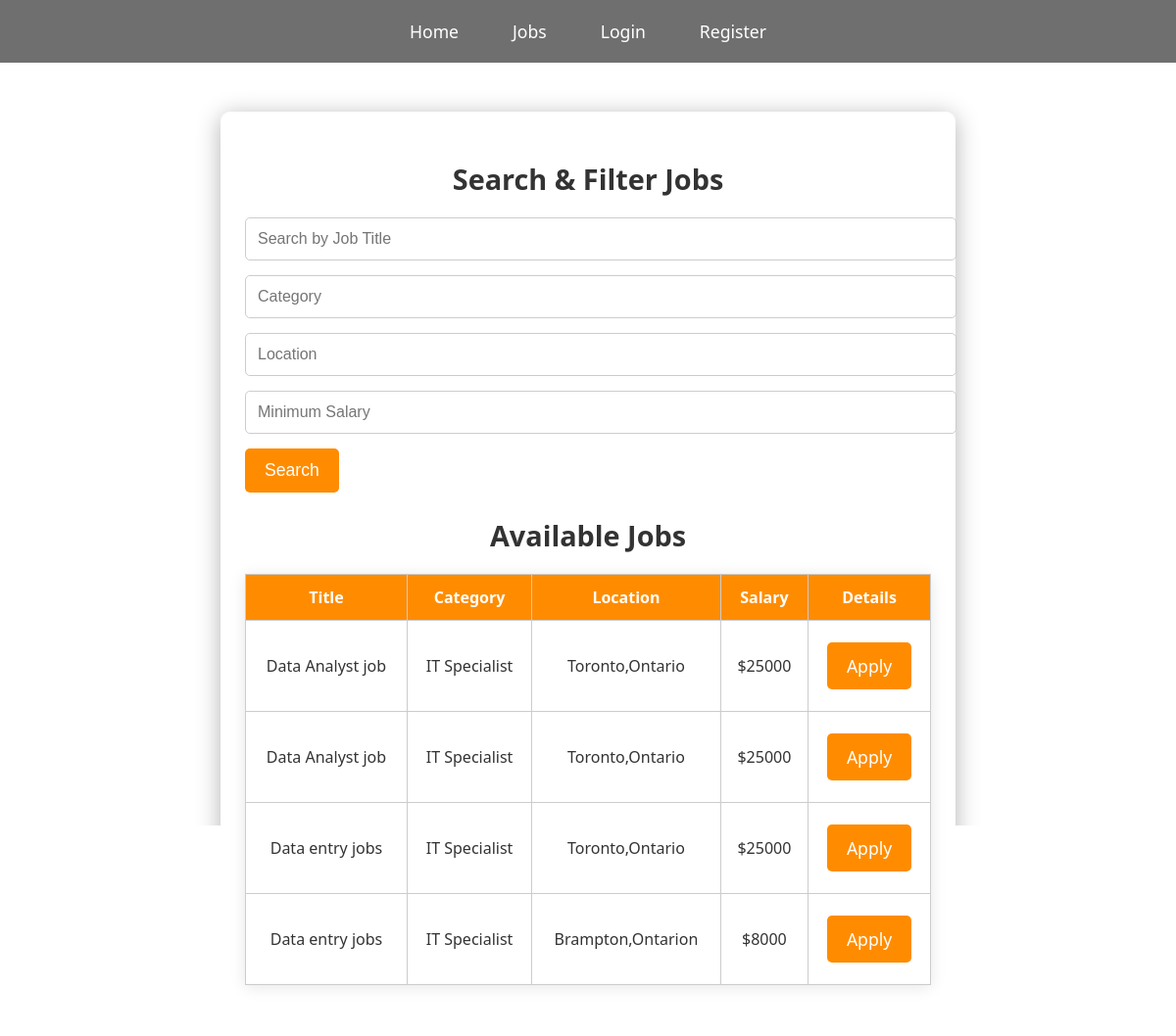
/jobs.php, run on the app's committed database.
### tables this page shows
CREATE TABLE `jobs` (
  `id` int(11) NOT NULL,
  `employer_id` int(11) NOT NULL,
  `title` varchar(255) NOT NULL,
  `description` text NOT NULL,
  `category` varchar(100) DEFAULT NULL,
  `location` varchar(255) DEFAULT NULL,
  `salary` varchar(50) DEFAULT NULL,
  `created_at` timestamp NOT NULL DEFAULT current_timestamp()
);

### includes/job_search.php (called while the page is built, shortened)
<?php
include $_SERVER['DOCUMENT_ROOT'] . '/Workly/db_connect.php';
$search_query = isset($_GET['search']) ? $_GET['search'] : '';
$category = isset($_GET['category']) ? $_GET['category'] : '';
$location = isset($_GET['location']) ? $_GET['location'] : '';
$salary = isset($_GET['salary']) ? $_GET['salary'] : '';
$sql = "SELECT * FROM jobs WHERE title LIKE ? AND category LIKE ? AND location LIKE ? AND salary >= ?";
$stmt = $conn->prepare($sql);
$search_param = "%$search_query%";
$category_param = "%$category%";
$location_param = "%$location%";
$salary_param = $salary ?: 0;
$stmt->bind_param("sssi", $search_param, $category_param, $location_param, $salary_param);
$stmt->execute();
$result = $stmt->get_result();
?>

### jobs.php (the view, shortened to what this page needs)
<!DOCTYPE html>
<html lang="en">
<head>
    <link rel="stylesheet" href="css/style.css">
</head>
<body>
    <?php include 'includes/header.php'; ?>
    <?php include 'includes/job_search.php'; ?>
    <div class="container">
        <h2>Search & Filter Jobs</h2>
        <form method="GET" action="jobs.php">
            <input type="text" name="search" placeholder="Search by Job Title" value="<?php echo htmlspecialchars($search_query); ?>">
            <input type="text" name="category" placeholder="Category" value="<?php echo htmlspecialchars($category); ?>">
            <input type="text" name="location" placeholder="Location" value="<?php echo htmlspecialchars($location); ?>">
            <input type="number" name="salary" placeholder="Minimum Salary" value="<?php echo htmlspecialchars($salary); ?>">
            <button type="submit">Search</button>
        </form>
        <h2>Available Jobs</h2>
        <?php if ($result->num_rows > 0): ?>
            <table>
                <tr>
                    <th>Title</th>
                    <th>Category</th>
                    <th>Location</th>
                    <th>Salary</th>
                    <th>Details</th>
                </tr>
                <?php while ($row = $result->fetch_assoc()): ?>
                    <tr>
                        <td><?php echo $row['title']; ?></td>
                        <td><?php echo $row['category']; ?></td>
                        <td><?php echo $row['location']; ?></td>
                        <td>$<?php echo $row['salary']; ?></td>
                        <td><a href="apply.php?job_id=<?php echo $row['id']; ?>" class="btn">Apply</a></td>
                    </tr>
                <?php endwhile; ?>
            </table>
        <?php else: ?>
            <p>No jobs found.</p>
        <?php endif; ?>
    </div>
</body>
</html>

### css/style.css (style rules this page uses)
body { font-family: 'Segoe UI', Tahoma, Geneva, Verdana, sans-serif; background: url('https://blogs.reading.ac.uk/careers/files/2021/10/Corporate-job.png') no-repeat center center fixed; background-size: cover; margin: 0; padding: 0; text-align: center; transition: background-color 0.3s ease; color: #333; }
.container { max-width: 700px; margin: 50px auto; background: rgba(255, 255, 255, 0.3); padding: 25px; border-radius: 10px; box-shadow: 0 4px 25px rgba(0, 0, 0, 0.3); backdrop-filter: blur(8px); transition: transform 0.3s ease-in-out; }
h1, h2 { color: #333; font-size: 1.8em; margin-bottom: 15px; transition: color 0.3s ease; }
form { display: flex; flex-direction: column; gap: 15px; margin-top: 20px; }
input, select, textarea { padding: 12px; width: 100%; border: 1px solid #ccc; border-radius: 5px; font-size: 1em; background-color: rgba(255, 255, 255, 0.5); transition: border-color 0.3s ease, box-shadow 0.3s ease; }
button { background-color: #FF8C00; color: white; border: none; padding: 12px 20px; font-size: 1.1em; cursor: pointer; border-radius: 5px; transition: background-color 0.3s ease; width: auto; align-self: flex-start; }
.btn { display: inline-block; background: #FF8C00; color: white; padding: 12px 20px; text-decoration: none; border-radius: 5px; margin: 10px 0; font-size: 1.1em; transition: background-color 0.3s ease; }
table { width: 100%; border-collapse: collapse; margin-top: 20px; box-shadow: 0 2px 15px rgba(0, 0, 0, 0.1); background-color: rgba(255, 255, 255, 0.4); border: none; backdrop-filter: blur(5px); }
table, th, td { border: 1px solid #ccc; }
th, td { padding: 12px; text-align: center; font-size: 1em; transition: background-color 0.3s ease; }
th { background-color: #FF8C00; color: white; }
td { background-color: rgba(255, 255, 255, 0.6); }

### data on the page
jobs: title "Data Analyst job", category "IT Specialist", location "Toronto,Ontario", salary "25000"
jobs: title "Data Analyst job", category "IT Specialist", location "Toronto,Ontario", salary "25000"
jobs: title "Data entry jobs", category "IT Specialist", location "Toronto,Ontario", salary "25000"
jobs: title "Data entry jobs", category "IT Specialist", location "Brampton,Ontarion", salary "8000"
